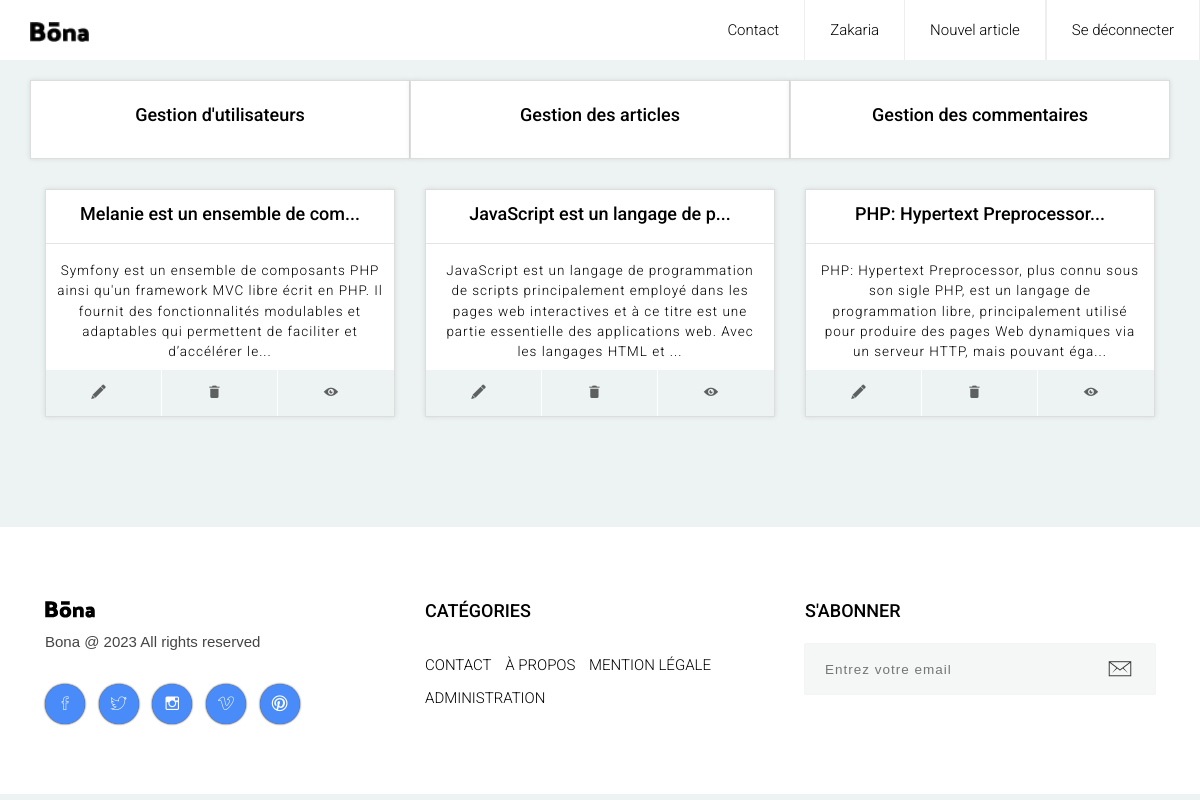
The app's page /admin&postManagement (signed in) with its own data.
### tables this page shows
CREATE TABLE `post` (
  `id` int(11) NOT NULL,
  `id_user` int(11) NOT NULL,
  `id_category` int(11) NOT NULL,
  `title` varchar(255) NOT NULL,
  `content` text NOT NULL,
  `chapo` varchar(255) NOT NULL,
  `dateCreated` date NOT NULL,
  `dateUpdated` date DEFAULT NULL
);

### index.php (called while the page is built, shortened)
<?php
$router = new Router();
$router->routeReq();
?>

### models/Model.php (called while the page is built, shortened)
<?php
abstract class Model
{
    protected static $bdd;
    private static function setBdd()
    {
        self::$bdd = new PDO('mysql:host=localhost;dbname=oc_p5_maxime','root','root');
        self::$bdd->setAttribute(PDO::ATTR_ERRMODE, PDO::ERRMODE_WARNING);
    }
    protected function getBdd()
    {
        if (self::$bdd == null) {
            return self::$bdd;
        }
    }
}

### models/PostManager.php (called while the page is built, shortened)
<?php
class PostManager extends Model
{
    public function getPosts()
    {
        return $this->getAll('post', 'Post');
    }
    private function getAll($table, $obj)
    {
        $result = [];
        $req = self::$bdd->prepare("SELECT * FROM $table ORDER BY id desc ");
        $req->execute();
        while($data = $req->fetch(PDO::FETCH_ASSOC)){
            $result[] = $data;
        }
        return $result;
    }
}

### views/viewPostManagement.php (the view)
<?php include 'extensions/adminMenu.php' ?>
<section class="blog-area section admin-manager-section">
	<div class="container">
		<div class="row">
            <?php foreach ($posts as $post): ?>
            <div class="col-lg-4 col-md-6">
                <div class="card h-100">
                    <div class="single-post post-style-1">
                        <div class="blog-info">
                            <h4 class="title manager-comment-title"><a href="post&id=<?= $post['id'] ?>"><b><?= substr($post['chapo'], 0, 30). "..." ?></b></a></h4><hr>
						</div>
                        <div class="blog-info">
                            <h6 class="title title-padding"><?= substr($post['content'], 0, 200). "..." ?></h6>
                            <ul class="post-footer">
                                <li><a href="admin&modifyPost&id=<?= $post['id'] ?>"><i class="ion-edit"></i></a></li>
                                <li><a href="admin&deletePost&id=<?= $post['id'] ?>" onclick="return confirm('Voulez-vous supprimer définitivement cet article ?')"><i class="ion-android-delete"></i></a></li>
                                <li><a href="post&id=<?= $post['id'] ?>"><i class="ion-eye"></i></a></li>
                            </ul>
                        </div>
                    </div>
                </div>
		    </div>
            <?php endforeach ?>
        </div>
	</div>
</section>

### public/layout-1/css/styles.css (style rules this page uses)
html { font-size: 100%; height: 100%; overflow-x: hidden; touch-action: manipulation; }
body { font-size: 15px; font-family: 'Roboto', sans-serif; width: 100%; height: 100%; margin: 0; font-weight: 300; -webkit-font-smoothing: antialiased; -moz-osx-font-smoothing: grayscale; word-wrap: break-word; background: #EDF3F3; color: #000; }
h1, h2, h3, h4, h5, h6, p, a, ul, span, li, img { margin: 0; padding: 0; font-weight: 300; }
h1,h2,h3,h4,h5,h6 { line-height: 1.5; }
h4 { font-size: 1.2em; }
h6 { font-size: .9em; letter-spacing: 1px; }
a, button { display: inline-block; text-decoration: none; color: inherit; transition: all .3s; }
b { font-weight: 500; }
li { list-style: none; display: inline-block; }
.section { padding: 70px 0 40px; }
.card { background: transparent; border: 0; }
.blog-area .row div[class^="col"] { margin-bottom: 30px; }
.blog-area { text-align: center; background: #EDF3F3; }
.blog-area .single-post { height: 100%; position: relative; padding-bottom: 45px; overflow: hidden; box-shadow: 0px 0px 5px rgba(0,0,0,.1); border: 1px solid #ddd; background: #fff; }
.blog-area .single-post .title { padding: 20px 30px 30px; }
.single-post .post-footer { position: absolute; bottom: 0; left: 0; right: 0; text-align: center; }
.single-post .post-footer > li { width: 33.33%; display: inline-block; border-right: 1px solid #fff; background: #EDF3F3; }
.single-post .post-footer > li:first-child { float: left; }
.single-post .post-footer > li:last-child { border: 0px; float: right; }
.single-post .post-footer > li > a { line-height: 45px; width: 100%; }
.single-post .post-footer i { display: inline-block; margin-right: 10px; opacity: .6; font-size: 1.1em; }

### public/single-post-3/css/styles.css (style rules this page uses)
html { font-size: 100%; height: 100%; overflow-x: hidden; touch-action: manipulation; }
body { font-size: 15px; font-family: 'Roboto', sans-serif; width: 100%; height: 100%; margin: 0; font-weight: 300; -webkit-font-smoothing: antialiased; -moz-osx-font-smoothing: grayscale; word-wrap: break-word; background: #EDF3F3; color: #000; }
h1, h2, h3, h4, h5, h6, p, a, ul, span, li, img { margin: 0; padding: 0; font-weight: 300; }
h1,h2,h3,h4,h5,h6 { line-height: 1.5; }
h4 { font-size: 1.2em; }
h6 { font-size: .9em; letter-spacing: 1px; }
a, button { display: inline-block; text-decoration: none; color: inherit; transition: all .3s; }
b { font-weight: 500; }
li { list-style: none; display: inline-block; }
.section { padding: 70px 0 40px; }
.card { background: transparent; border: 0; }
.single-post .post-footer { position: absolute; bottom: 0; left: 0; right: 0; text-align: center; }
.single-post .post-footer > li { width: 33.33%; display: inline-block; border-right: 1px solid #fff; background: #EDF3F3; }
.single-post .post-footer > li:first-child { float: left; }
.single-post .post-footer > li:last-child { border: 0px; float: right; }
.single-post .post-footer > li > a { line-height: 45px; width: 100%; }
.single-post .post-footer i { display: inline-block; margin-right: 10px; opacity: .6; font-size: 1.1em; }

### public/css/style.css (style rules this page uses)
.admin-manager-section { padding: 0px 0 40px; }
.manager-comment-title { padding: 10px 10px 0px !important; }
.title-padding { padding: 0px 10px 10px !important; }

### records on screen
post: chapo "Melanie est un ensemble de com", content "Symfony est un ensemble de composants PHP ainsi qu'un framework MVC libre écrit en PHP. Il fournit des fonctionnalités modulables et adaptables qui permettent de faciliter et d’accélérer le"
post: chapo "JavaScript est un langage de p", content "JavaScript est un langage de programmation de scripts principalement employé dans les pages web interactives et à ce titre est une partie essentielle des applications web. Avec les langages HTML et"
post: chapo "PHP: Hypertext Preprocessor", content "PHP: Hypertext Preprocessor, plus connu sous son sigle PHP, est un langage de programmation libre, principalement utilisé pour produire des pages Web dynamiques via un serveur HTTP, mais pouvant éga"

### other values on screen
$_SESSION['firstName'] "Zakaria"
